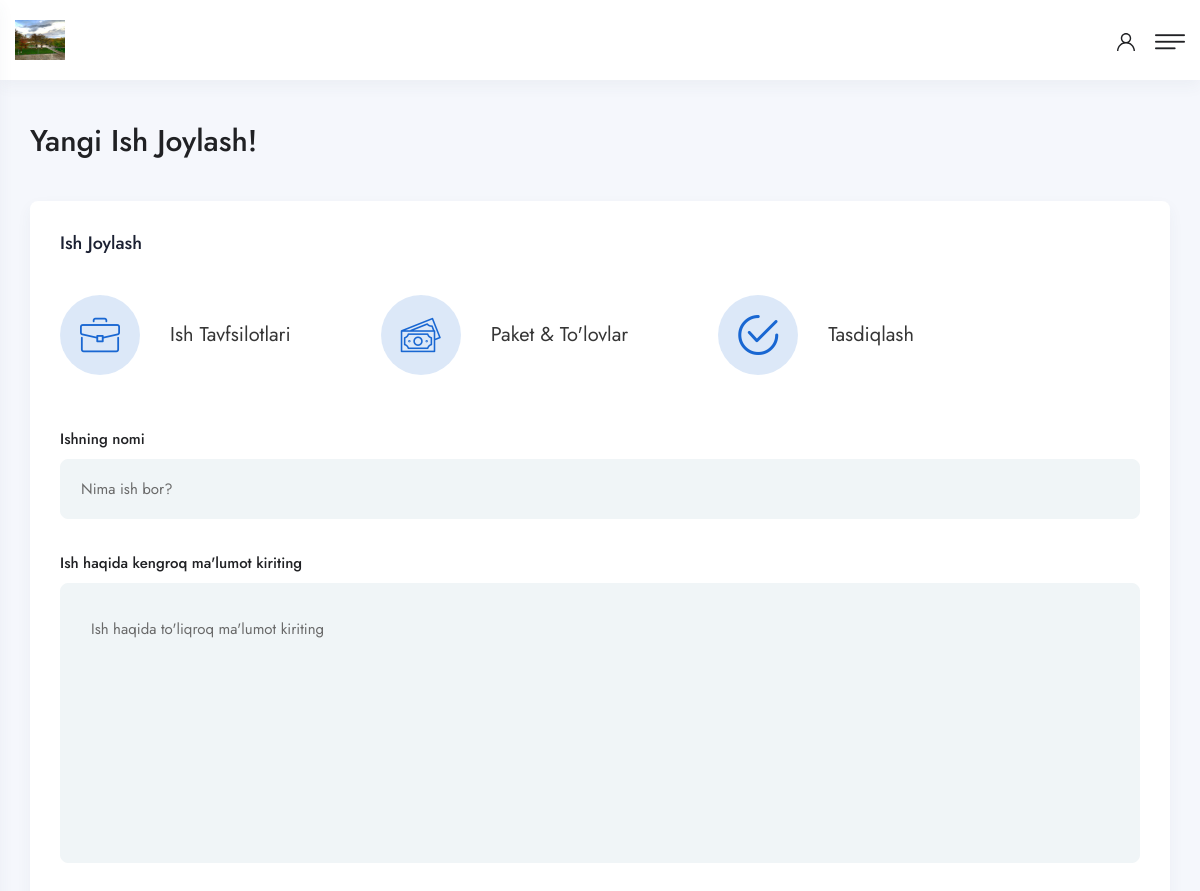
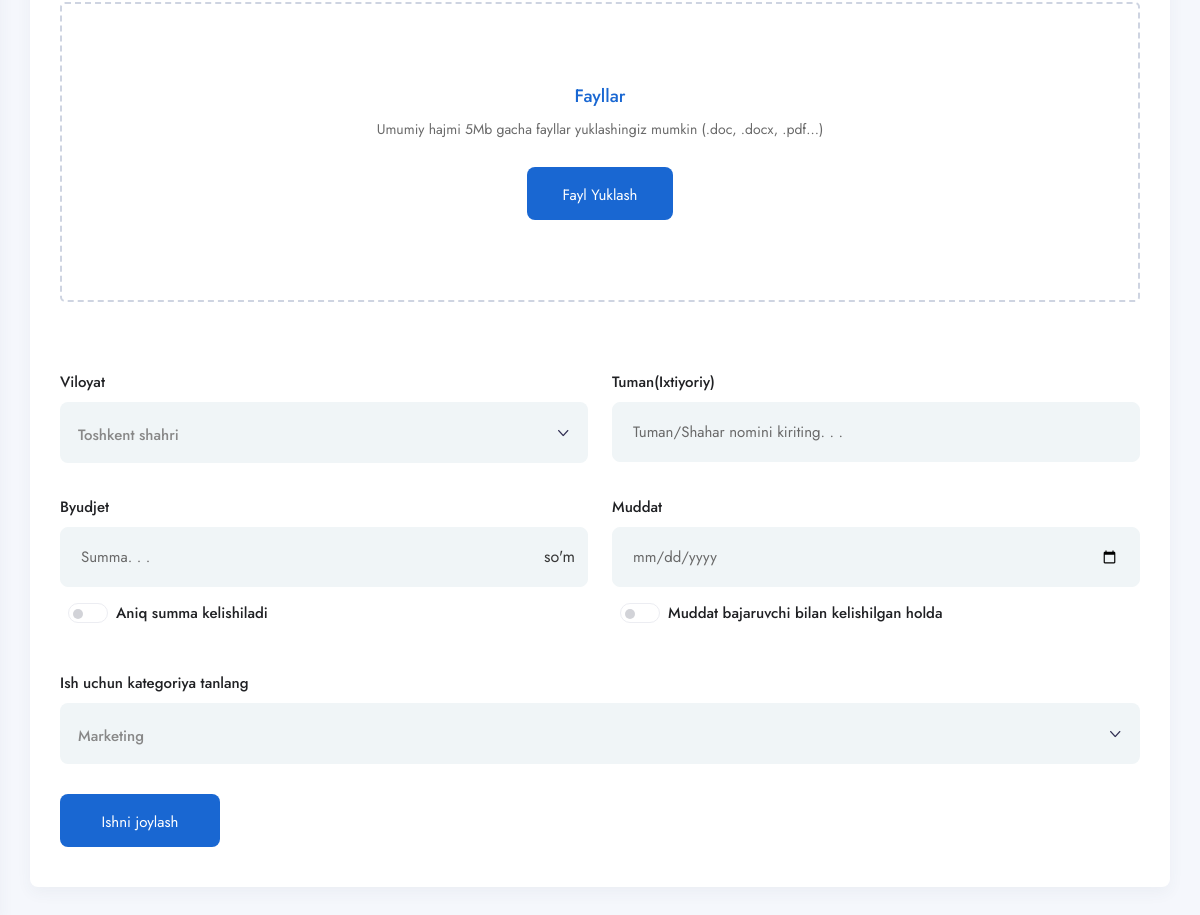
Page /jobs/add-job/ (signed in) on the committed database (2 pictures, top to bottom).
### settings_app/models.py (models this page shows, shortened)
class SiteSettings(models.Model):
    title = models.CharField(max_length=455)
    header_logo = models.ImageField(upload_to='logos')
    footer_logo = models.ImageField(upload_to='logos')
    brand_name = models.CharField(max_length=455)

### job_app/models.py (models this page shows, shortened)
class JobRegion(models.Model):
    name = models.CharField(max_length=255)
    icon = models.ImageField(upload_to='job-region')
    class Meta:
        verbose_name_plural = 'Viloyatlar'

class JobCategory(models.Model):
    title = models.CharField(max_length=255)
    icon = models.ImageField(upload_to='job-category')
    class Meta:
        verbose_name_plural = 'Ish kategoriyalari'

### JOB/views.py (the view)
    def wrapper(request, *args, **kwargs):
        SEO_SETTINGS = SeoSettings.objects.last()
        SITE_SETTINGS = SiteSettings.objects.last()
        ONE_NAVBAR = OneNavbar.objects.all()
        TWO_NAVBAR = TwoNavbar.objects.all()
        FOOTER_SETTINGS = FooterSettings.objects.last()
        FOOTER_LINKS_1 = FooterLinks.objects.filter(is_useful=True)
        FOOTER_LINKS_2 = FooterLinks.objects.filter(is_useful=False)
        SOCIAL_SETTINGS = SocialSettings.objects.all()
        base_context = {
            'SEO_SETTINGS': SEO_SETTINGS,
            'SITE_SETTINGS': SITE_SETTINGS,
            'ONE_NAVBAR': ONE_NAVBAR,
            'TWO_NAVBAR': TWO_NAVBAR,
            'FOOTER_SETTINGS': FOOTER_SETTINGS,
            'FOOTER_LINKS_1': FOOTER_LINKS_1,
            'FOOTER_LINKS_2': FOOTER_LINKS_2,
            'SOCIAL_SETTINGS': SOCIAL_SETTINGS
        }
        main_context = view_func(request, *args, **kwargs)
        template = main_context.get('template', 'home.html')
        base_context.update(main_context)
        return render(request, template, base_context)

### job_app/forms.py
class JobForm(ModelForm):
    class Meta:
        model = Job
        fields = '__all__'

### job_app/views.py (called while the page is built, shortened)
@login_required
@base_page
def add_job_page(request):
    form = JobForm()
    JOB_REGIONS = JobRegion.objects.all()
    JOB_CATEGORY = JobCategory.objects.all()
    main_context = {
        'template': 'add-job.html',
        'form': form,
        'JOB_REGIONS': JOB_REGIONS,
        'JOB_CATEGORY': JOB_CATEGORY,
    }
    return main_context

### templates/add-job.html (shortened to what this page needs)
{% extends 'base.html' %}
{% load static %}
{% block wrapper_class %}page-wrapper dashboard mm-page mm-slideout{% endblock %}
{% block content %}
<section class="user-dashboard">
    <div class="dashboard-outer">
        <div class="upper-title-box">
            <h3>Yangi Ish Joylash!</h3>
        </div>
        <div class="row">
            <div class="col-lg-12">
                <div class="ls-widget">
                    <div class="tabs-box">
                        <div class="widget-title">
                            <h4>Ish Joylash</h4>
                        </div>
                        <div class="widget-content">
                            <div class="post-job-steps">
                                <div class="step">
                                    <span class="icon flaticon-briefcase"></span>
                                    <h5>Ish Tavfsilotlari</h5>
                                </div>
                                <div class="step">
                                    <span class="icon flaticon-money"></span>
                                    <h5>Paket &amp; To'lovlar</h5>
                                </div>
                                <div class="step">
                                    <span class="icon flaticon-checked"></span>
                                    <h5>Tasdiqlash</h5>
                                </div>
                            </div>
                            <form method="post" class="default-form" enctype="multipart/form-data">
                                <div class="row">
                                    <div class="form-group col-lg-12 col-md-12">
                                        <label>Ishning nomi</label>
                                        <input required type="text" name="title" placeholder="Nima ish bor?">
                                    </div>
                                    <div class="form-group col-lg-12 col-md-12">
                                        <label>Ish haqida kengroq ma'lumot kiriting</label>
                                        <textarea required name="description"
                                                  placeholder="Ish haqida to'liqroq ma'lumot kiriting"></textarea>
                                    </div>
                                    <div class="form-group col-lg-12 col-md-12">
                                        <div class="uploading-resume">
                                            <div class="uploadButton">
                                                <label class="cv-uploadButton" for="upload">
                                                    <span class="title">Fayllar</span>
                                                    <span class="text">Umumiy hajmi 5Mb gacha fayllar yuklashingiz mumkin (.doc, .docx, .pdf...)</span>
                                                    <span class="theme-btn btn-style-one">Fayl Yuklash</span>
                                                </label>
                                                <span class="uploadButton-file-name"></span>
                                            </div>
                                        </div>
                                    </div>
                                    <div class="form-group col-lg-6 col-md-12">
                                        <label>Viloyat</label>
                                        <select name="region" class="chosen-select" required>
                                            {% for i in JOB_REGIONS %}
                                                <option value="{{ i.id }}">{{ i.name }}</option>
                                            {% endfor %}
                                        </select>
                                    </div>
                                      <div class="form-group col-lg-6 col-md-12">
                                        <label>Tuman(Ixtiyoriy)</label>
                                        <input type="text" name="district" placeholder="Tuman/Shahar nomini kiriting. . .">
                                      </div>
                                      <div class="form-group col-lg-6 col-md-12" style="position:relative;">
                                        <label>Byudjet</label>
                                          <input class="summa-class" type="number" name="price" placeholder="Summa. . ." required>
                                          <span style="position: absolute; top: 50px; right: 25px;">so'm</span>
                                          <label class="switch my-3">
                                            <span class="slider round mx-2"></span>
                                            <span class="title">Aniq summa kelishiladi</span>
                                          </label>
                                      </div>
                                      <div class="form-group col-lg-6 col-md-12">
                                        <label>Muddat</label>
                                          <input name="deadline" type="date" class="form-control date-class" required>
                                          <label class="switch my-3">
                                            <span class="slider round mx-2"></span>
                                            <span class="title">Muddat bajaruvchi bilan kelishilgan holda</span>
                                          </label>
                                      </div>
                                    <div class="form-group col-lg-12 col-md-12">
                                        <label>Ish uchun kategoriya tanlang</label>
                                        <select name="category" class="chosen-select" required>
                                            {% for i in JOB_CATEGORY %}
                                                <option value="{{ i.id }}">{{ i.title }}</option>
                                            {% endfor %}
                                        </select>
                                    </div>
                                    <div class="form-group col-lg-12 col-md-12 text-right">
                                        <button type="submit" class="theme-btn btn-style-one">Ishni joylash</button>
                                    </div>
                                </div>
                            </form>
                        </div>
                    </div>
                </div>
            </div>
        </div>
    </div>
</section>
{% endblock %}

### templates/base.html (shortened to what this page needs)
{% load static %}
<!DOCTYPE html>
<html lang="uz">
<head>
  <link href="{% static 'css/bootstrap.css' %}" rel="stylesheet">
  <link href="{% static 'css/style.css' %}" rel="stylesheet">
  <link href="{% static 'css/responsive.css' %}" rel="stylesheet">
</head>
<body data-anm=".anm">
  <div class="{% block wrapper_class %}{% endblock %}">
    <span class="header-span"></span>
    <header class="main-header header-style-three -type-15">
      <div class="mobile-header">
        <div class="logo">
          <a href="{% url 'home_page' %}">
            <img src="{{ SITE_SETTINGS.header_logo.url }}" width="50" alt="{{ SITE_SETTINGS.title }}" title="{{ SITE_SETTINGS.title }}">
          </a>
        </div>
        <div class="nav-outer clearfix">
          <div class="outer-box">
            <div class="login-box">
              {% if request.user.is_authenticated %}
                <a href="/cabinet/"><span class="icon-user"></span></a>
              {% else %}
                <a href="/accounts/login/"><span class="icon-user"></span></a>
              {% endif %}
            </div>
            <a href="#nav-mobile" class="mobile-nav-toggler navbar-trigger"><span class="flaticon-menu-1"></span></a>
          </div>
        </div>
      </div>
    </header>
    {% block content %}
    {% endblock %}
  </div>
</body>
</html>

### static/css/responsive.css (style rules this page uses)
@media only screen and (max-width: 1600px) { .main-header .logo { padding: 15px 0; } }
@media only screen and (max-width: 1600px) { .header-span { height: 80px; } }
@media only screen and (max-width: 1600px) { .main-header .logo { margin-right: 60px; } }
@media only screen and (max-width: 1600px) { .page-wrapper.dashboard { padding-left: 300px; } }
@media only screen and (max-width: 1600px) { .dashboard .dashboard-outer { padding: 40px 30px 0; } }
@media only screen and (max-width: 1600px) { .dashboard .upper-title-box { margin-bottom: 40px; } }
@media only screen and (max-width: 1366px) { .page-wrapper.dashboard { padding-left: 0; } }
@media only screen and (max-width: 1366px) { .mobile-header, .mm-add-listing, #toggle-user-sidebar, .nav-outer .mobile-nav-toggler { display: block; } }
@media only screen and (max-width: 1366px) { .nav-outer .mobile-nav-toggler { display: flex; height: 30px; width: 30px; justify-content: center; align-items: center; } }
@media only screen and (max-width: 1366px) { .main-header .logo img { max-width: none; height: 40px; } }
@media only screen and (max-width: 1366px) { .mobile-header .outer-box { margin-top: 7px; padding: 0; } }
@media only screen and (max-width: 1366px) { .main-header { background: #ffffff; } }

### static/css/mmenu.css (style rules this page uses)
:root { --mm-line-height:20px;--mm-listitem-size:44px;--mm-navbar-size:44px;--mm-offset-top:0;--mm-offset-right:0;--mm-offset-bottom:0;--mm-offset-left:0;--mm-color-border:rgba(0, 0, 0, 0.1);--mm-color-button:rgba(0, 0, 0, 0.3);--mm-color-text:rgba(0, 0, 0, 0.75);--mm-color-text-dimmed:rgba(0, 0, 0, 0.3);--mm-color-background:#f3f3f3;--mm-color-background-highlight:rgba(0, 0, 0, 0.05);--mm-color-background-emphasis:rgba(255, 255, 255, 0.4);--mm-shadow:0 0 10px rgba(0, 0, 0, 0.3) }
.mm-wrapper { overflow-x:hidden;position:relative }
.mm-page { -webkit-box-sizing:border-box;box-sizing:border-box;position:relative }
.mm-slideout { -webkit-transition:-webkit-transform .4s ease;transition:-webkit-transform .4s ease;-o-transition:transform .4s ease;transition:transform .4s ease;transition:transform .4s ease,-webkit-transform .4s ease;z-index:1 }
:root { --mm-iconbar-size:50px }
:root { --mm-iconpanel-size:50px }
:root { --mm-sidebar-collapsed-size:50px;--mm-sidebar-expanded-size:440px }

### templates/add-job.html (style rules this page uses)
.date-class { position: relative; width: 100%; display: block; height: 60px; line-height: 30px; padding: 15px 20px; font-size: 15px; color: #696969; background: #F0F5F7; border: 1px solid #F0F5F7; box-sizing: border-box; border-radius: 8px; transition: all 300ms ease; }

### rows in the picture
SiteSettings: header_logo (picture)
JobRegion: name "Toshkent shahri"
JobCategory: title "Marketing"
